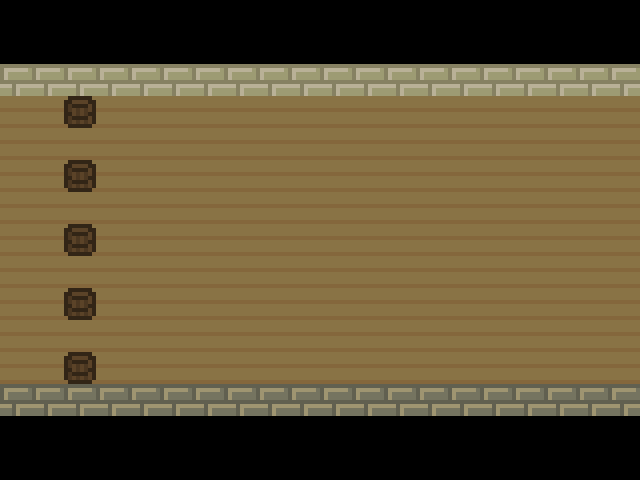

This game map was drawn from its Tiled (.tmx) file and the tilesets committed beside it. A one-line description and the trimmed map source follow:
An orthogonal 20x15 tile map with 32x32 px tiles, 3 tile layers (BackgroundLayer, GroundLayer, ObjectLayer), 2 tilesets.

<map version="1.0" tiledversion="1.1.3" orientation="orthogonal" renderorder="right-down" width="20" height="15" tilewidth="32" tileheight="32" infinite="0" nextobjectid="1">
 <tileset firstgid="1" name="tiles32" tilewidth="32" tileheight="32" tilecount="100" columns="10">
  <image source="../../Downloads/Phaser/super dungeon flash levels/tileset.png" width="320" height="320" />
 </tileset>
 <tileset firstgid="101" name="tiles32" tilewidth="32" tileheight="32" tilecount="100" columns="10">
  <image source="../../Downloads/Phaser/tileset2.png" width="320" height="320" />
 </tileset>
 <layer name="BackgroundLayer" width="20" height="15">
  <data>[300 cells, 180 non-empty, 1 distinct tile ids]</data>
 </layer>
 <layer name="GroundLayer" width="20" height="15">
  <data>[300 cells, 40 non-empty, 2 distinct tile ids]</data>
 </layer>
 <layer name="ObjectLayer" width="20" height="15">
  <data>[300 cells, 5 non-empty, 1 distinct tile ids]</data>
 </layer>
</map>